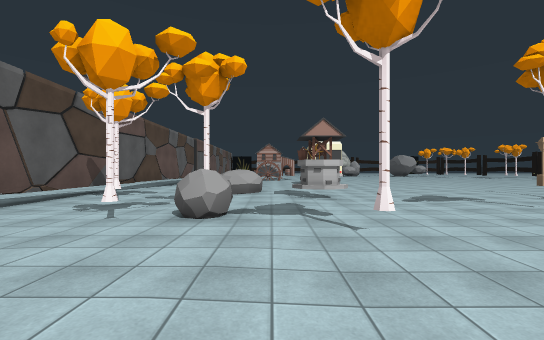
[1] (above)

24 first-person views from a walk through a scene from a Unity 3-D project. The camera is 1.5 m above the floor, looks level and sees 90° across. The floor is counted in squares, 2 m on a side. Each view is taken from the middle of a square. On the plan, view 1 faces up. The plan holds only what a view shows up to about 10 squares ahead; the rest is blank. The place goes on beyond the plan. The player character is not drawn. Some animated figures are left out. Some surface patterns are stand-ins.

[2]
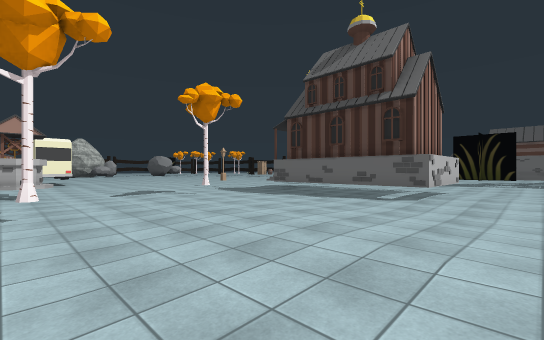

[3]
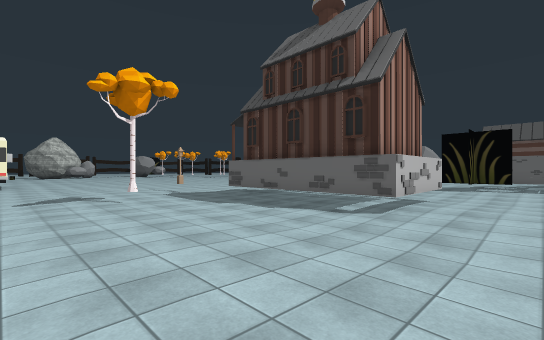

[4]
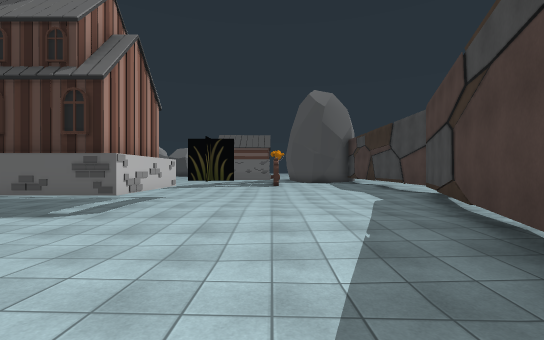

[5]
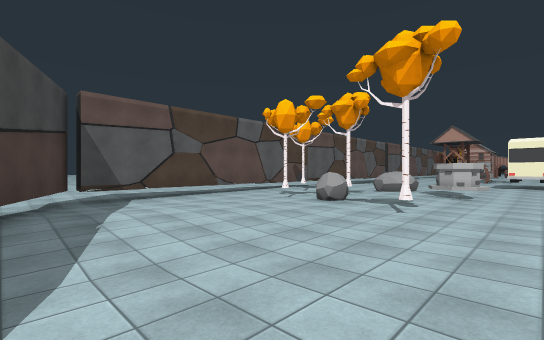

[6]
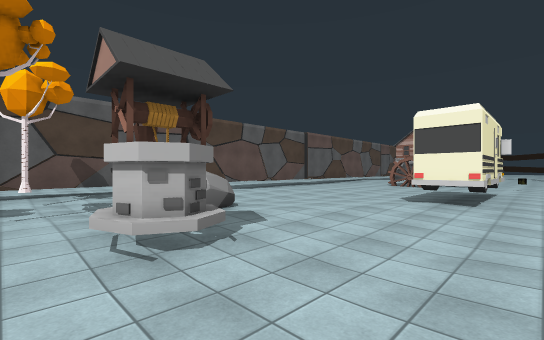

[7]
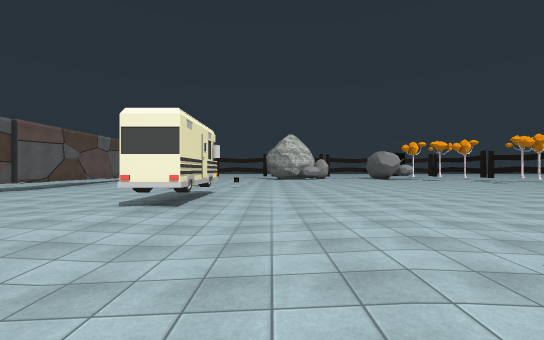

[8]
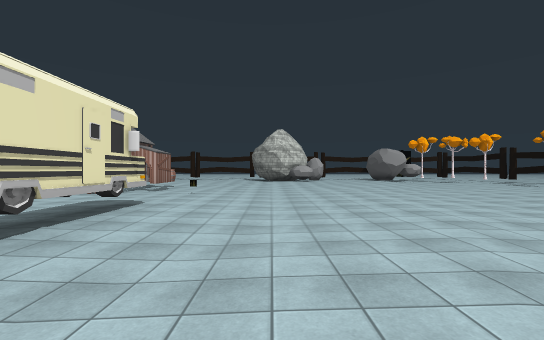

[9]
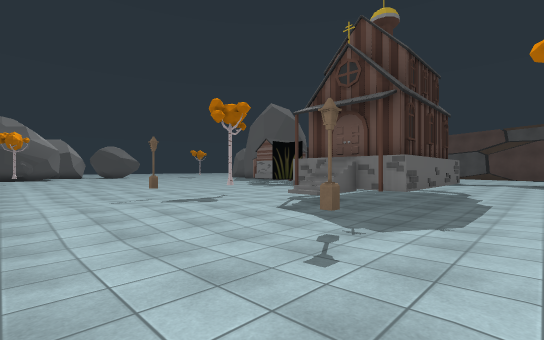

[10]
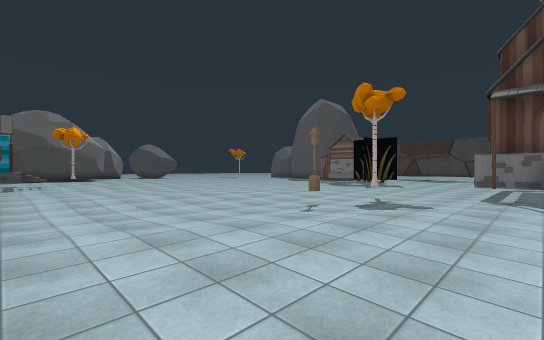

[11]
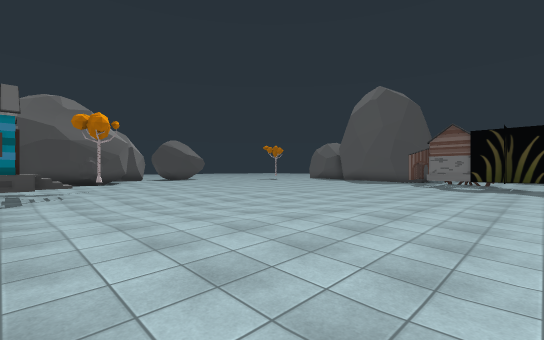

[12]
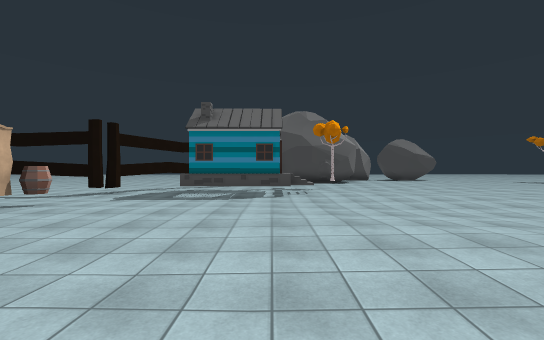

[13]
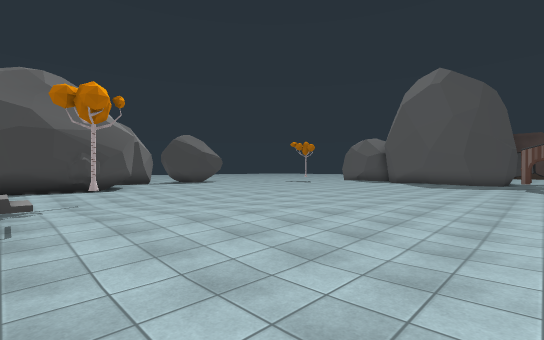

[14]
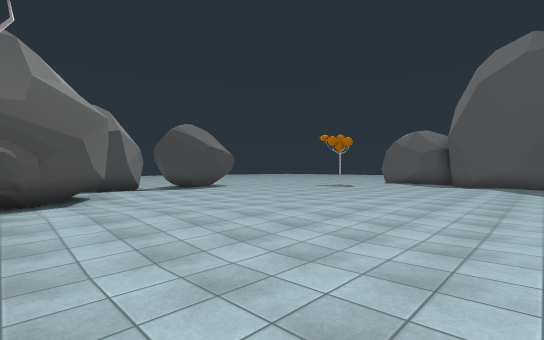

[15]
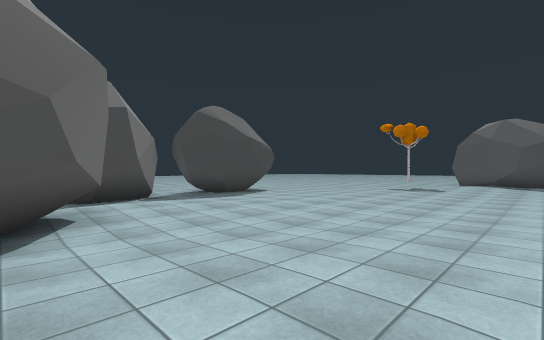

[16]
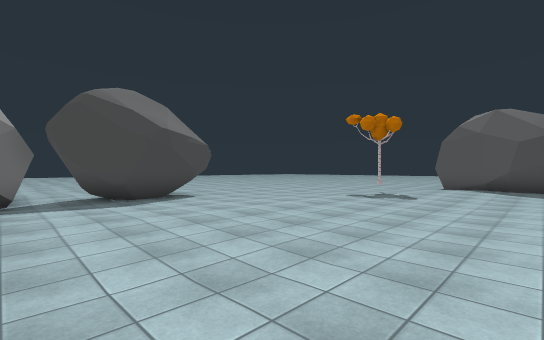

[17]
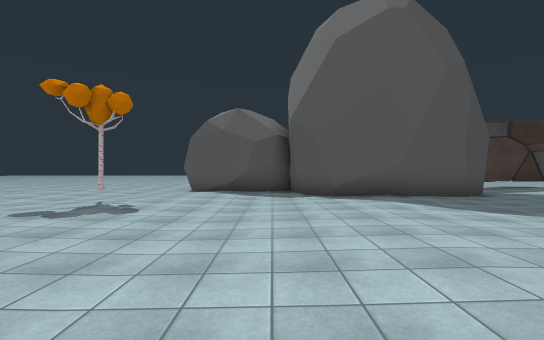

[18]
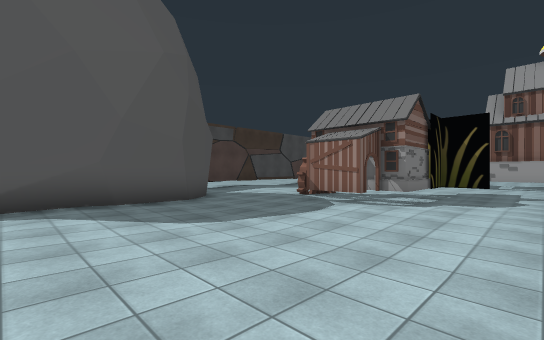

[19]
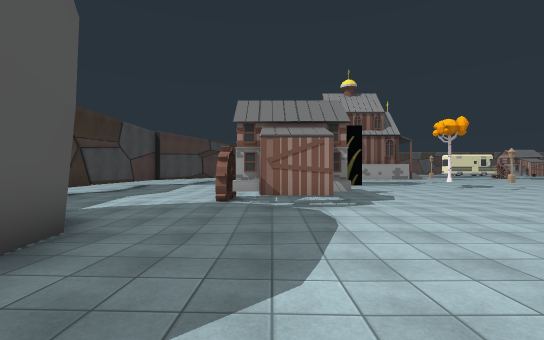

[20]
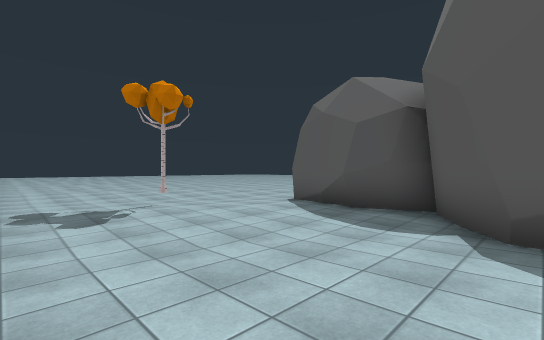

[21]
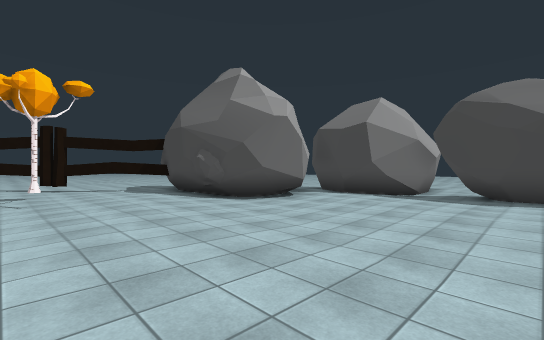

[22]
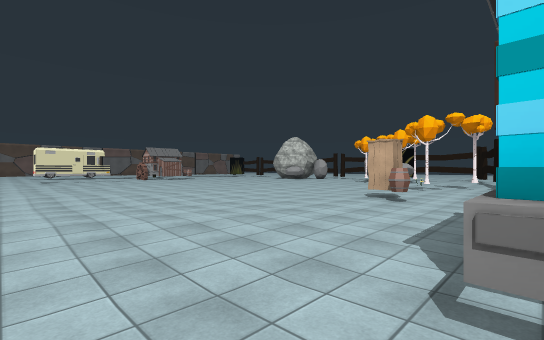

[23]
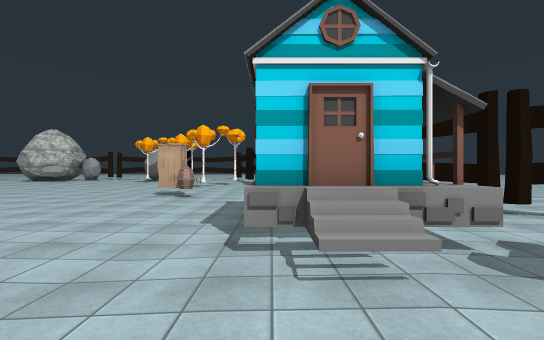

[24]
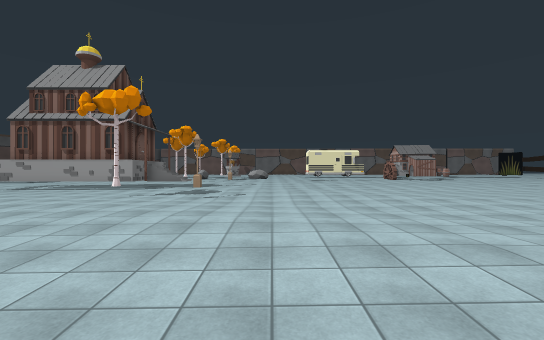

### Floor plan
Key: @ floor where view 1 was taken; # wall or solid block; x gap in a wall; . main floor; : floor 0.25 m higher than the main floor; ^ raised ledge; R rock; T thing the floor can be seen under or through; W well; E tree; H house; B barrel; O other object.
Columns run from 9 left of view 1 to 37 right of it. Each row starts with its distance up from view 1.
 20            .....................#..
 19           ..O...................#..
 18          ...................OB..##.
 17      .............................#
 16      ...... O......................#..
 15       .:... O...................# H.##
 14        .... O...................# H...#
 13       :....OO...................##H....#
 12       .....:.....................H.....##
 11       ..........:......................##
 10     #.....:..........:..........:..EE..##
  9  ...#..RR......:..........:..........:..#####
  8  ...T...R:.....:.O..:..O..:....:.....:...#:##
  7 ....T.....WW...............................##
  6 ....TE..E..........^..E.....................##
  5     T...R.....E..####.......................x.
  4     T..ER........#  #.......................#
  3    .T.....E......#  #.......................#
  2   ..T............#  #.......................#.
  1  ...T............#  #.........................
  0  .:.T..:.@.......####...OO##.................
 -1   ..TT.:..........:......O##.H.................
 -2    ..## ....:..........:..##.H.................
 -3             .....:..... ..#H:.................
 -4              .........: .........:......E...:.
 -5               ##:.....  ...:..#####...:......
 -6                ###...:   ....##   ####.....:.

Where each view was taken, in squares from view 1:
view 1: 0 up, 0 right, facing up
view 2: 2 down, 1 right, facing up-right
view 3: 2 down, 3 right, facing up-right
view 4: 3 down, 3 right, facing right
view 5: 2 down, 3 right, facing up-left
view 6: 6 up, 4 right, facing up-left
view 7: 7 up, 5 right, facing up
view 8: 10 up, 6 right, facing up
view 9: 11 up, 6 right, facing down-right
view 10: 13 up, 10 right, facing down-right
view 11: 13 up, 15 right, facing down-right
view 12: 13 up, 15 right, facing right
view 13: 12 up, 19 right, facing down-right
view 14: 10 up, 23 right, facing down-right
view 15: 9 up, 27 right, facing down-right
view 16: 6 up, 27 right, facing down-right
view 17: 3 up, 27 right, facing down
view 18: 2 up, 25 right, facing down-left
view 19: 2 down, 25 right, facing left
view 20: 1 down, 25 right, facing down-right
view 21: 3 up, 26 right, facing up-right
view 22: 11 up, 23 right, facing up-left
view 23: 10 up, 23 right, facing up
view 24: 10 up, 21 right, facing left
